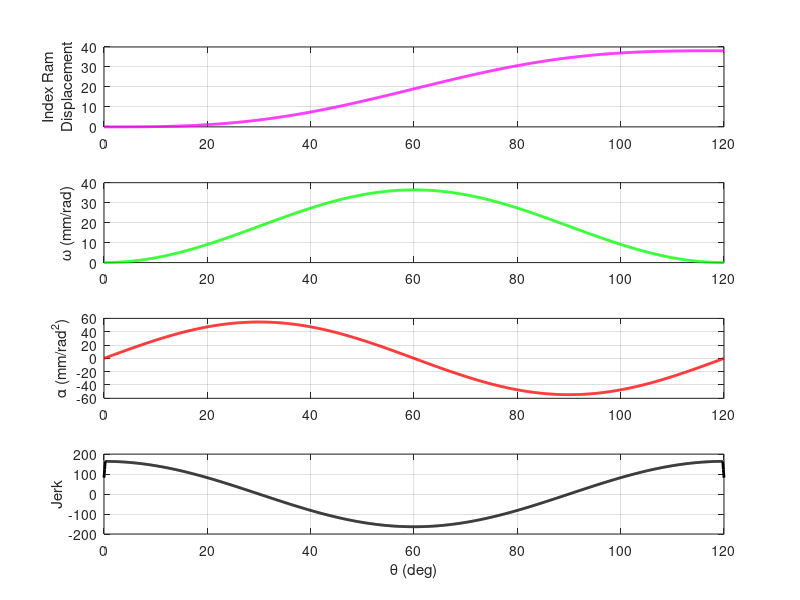

Source code (MATLAB): (Note: this script raises an error after producing the figure.)
clear; clc; close all;

% Parameters
S = 38.10;                     % Total rise [mm]
theta_seg = 120;            % Segment duration [deg]
n_points = 1000;
omega_const = 2 * pi;       % Constant cam angular speed [rad/s] (1 rev/sec)

% Angle vector in degrees and radians
theta_deg = linspace(0, theta_seg, n_points);
theta_rad = deg2rad(theta_deg);

% Define follower displacement s(θ): Cycloidal motion
s = S * (theta_rad/theta_rad(end) - (1/(2*pi))*sin(2*pi*theta_rad/theta_rad(end)));

% Compute derivatives wrt θ
dtheta = theta_rad(2) - theta_rad(1);
v = gradient(s, dtheta);           % Velocity: ds/dθ
a = gradient(v, dtheta);           % Acceleration: d²s/dθ²
j = gradient(a, dtheta);           % Jerk: d³s/dθ³

% Invert s(θ) to get θ(s)
[s_unique, idx_unique] = unique(s, 'stable');
theta_s = interp1(s_unique, theta_rad(idx_unique), s_unique, 'pchip');
omega_s = interp1(s_unique, v(idx_unique), s_unique, 'pchip');
alpha_s = interp1(s_unique, a(idx_unique), s_unique, 'pchip');
jerk_s = interp1(s_unique, j(idx_unique), s_unique, 'pchip');
time_s = theta_s / omega_const;

% Convert to degrees for plotting
theta_s_deg = rad2deg(theta_s);

% === Plot ===
figure;

% === Plot ===
figure;
deg_lim = 120;
subplot(4,1,1)
% plot(theta_deg, (theta_rad / omega_const), 'm','LineWidth',2);
plot(theta_deg, s, 'm','LineWidth',2);
ylabel({'Index Ram' ; 'Displacement'}); grid on;
xlim([0 deg_lim]);

%subplot(5,1,2)
%plot(theta_deg, theta_deg, 'b','LineWidth',2);
%ylabel('\theta (deg)'); grid on;
%xlim([0 deg_lim]);

subplot(4,1,2)
plot(theta_deg, v, 'g','LineWidth',2);
ylabel('\omega (mm/rad)'); grid on;
xlim([0 deg_lim]);

subplot(4,1,3)
plot(theta_deg, a, 'r','LineWidth',2);
ylabel('\alpha (mm/rad^2)'); grid on;
xlim([0 deg_lim]);

subplot(4,1,4)
plot(theta_deg, j, 'k','LineWidth',2);
ylabel('Jerk'); xlabel('\theta (deg)'); grid on;
xlim([0 deg_lim]);

sgtitle('Cylindrical Cam Kinematics for 120° Rise Segment');



r_cyl = 30; % [mm] radius of cylindrical cam (adjust as needed)

phi = atan(v ./ r_cyl);         % Pressure angle in radians
phi_deg = rad2deg(phi);         % Convert to degrees



figure;
plot(theta_deg, phi_deg, 'LineWidth', 2);
xlabel('\theta [°]');
ylabel('Pressure Angle [°]');
title('Pressure Angle for Cylindrical Cam');
grid on; box on;

